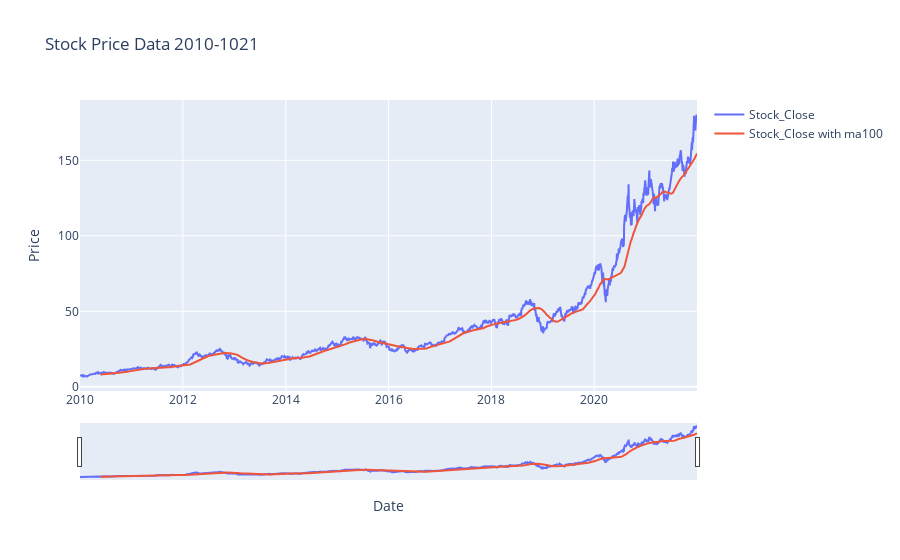

The notebook cell this image was saved under:
### Code cell
fig = go.Figure()
fig.add_trace(go.Scatter(x=df.Date, y=df.Close,
                        mode='lines', name='Stock_Close'))
fig.add_trace(go.Scatter(x=df.Date, y=ma100,
                        mode='lines', name='Stock_Close with ma100'))


fig.update_layout(title='Stock Price Data 2010-1021',
                 xaxis_title='Date', yaxis_title='Price',
                 xaxis_rangeslider_visible=True)

### Figure 1 — Plotly figure (JSON) as saved in the notebook; plotly's stock layout.template omitted (floating-point values rounded to 4 significant figures; data arrays with more than 128 entries replaced by an {"elided": "..."} marker saying what was removed)
{"data": [{"mode": "lines", "name": "Stock_Close", "type": "scatter", "x": {"elided": "3022 str values"}, "y": {"elided": "3022 float values"}}, {"mode": "lines", "name": "Stock_Close with ma100", "type": "scatter", "x": {"elided": "3022 str values"}, "y": {"elided": "3022 float values"}}], "layout": {"title": {"text": "Stock Price Data 2010-1021"}, "xaxis": {"rangeslider": {"visible": true}, "title": {"text": "Date"}}, "yaxis": {"title": {"text": "Price"}}}}
